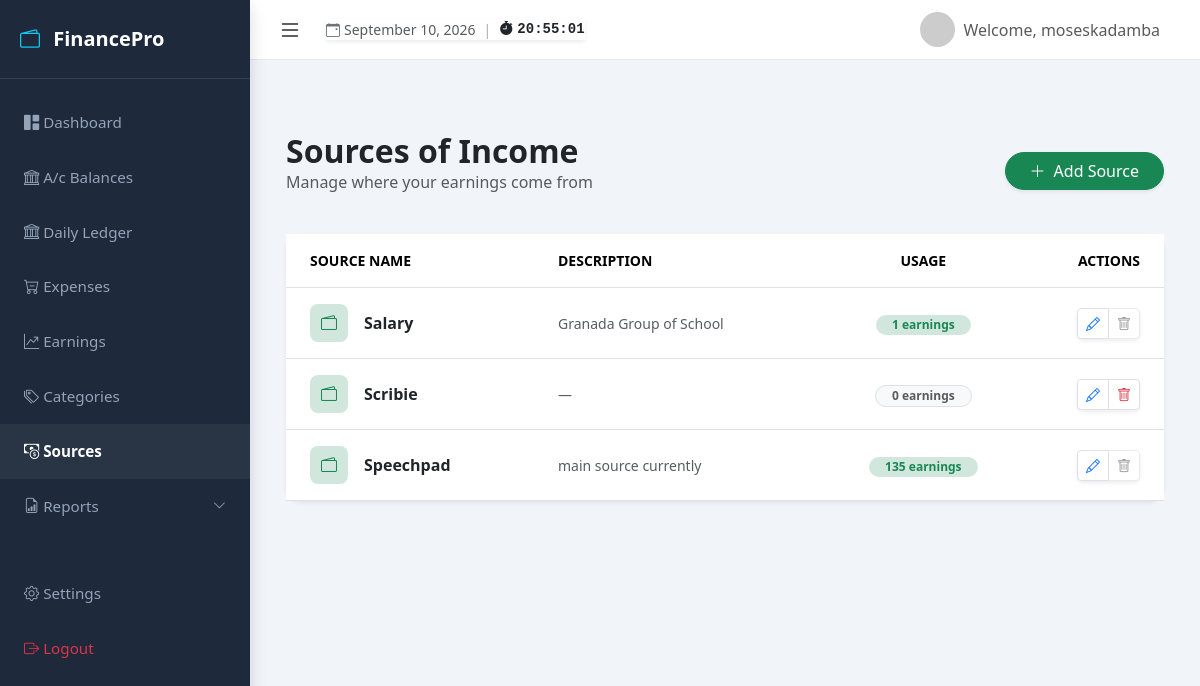
/sources/ (signed in), run on the app's committed database.
### myapp/models.py (models this page shows, shortened)
class Source(models.Model):
    user = models.ForeignKey(User, on_delete=models.CASCADE, related_name='sources')
    name = models.CharField(max_length=100)
    description = models.TextField(blank=True, null=True)
    created_at = models.DateTimeField(auto_now_add=True)
    class Meta:
        verbose_name_plural = "Sources"
        ordering = ['name']
        unique_together = ('user', 'name')

### myapp/views.py (the view)
# urls.py: path('sources/', views.source_list, name='source_list'),
@login_required
def source_list(request):
    sources = Source.objects.filter(user=request.user).annotate(
        earning_count=Count('earning')
    ).order_by('name')
    return render(request, 'myapp/source_list.html', {'sources': sources})

### myapp/context_processors.py (called while the page is built)
def global_tracker_context(request):
    user_tz_name = settings.TIME_ZONE
    if request.user.is_authenticated:
        try:
            profile = request.user.profile
            user_tz_name = profile.timezone
        except UserProfile.DoesNotExist:
            pass
    try:
        timezone.activate(user_tz_name)
        active_date = timezone.localdate()
    except Exception:
        timezone.activate(settings.TIME_ZONE)
        user_tz_name = settings.TIME_ZONE
        active_date = timezone.localdate()
    return {
        'timezone_name': user_tz_name,
        'today': active_date
    }

### myapp/templates/myapp/source_list.html (shortened to what this page needs)
{% extends 'myapp/base.html' %}
{% block content %}
<div class="container py-5">
    <div class="d-flex justify-content-between align-items-center mb-4">
        <div>
            <h2 class="fw-bold mb-0">Sources of Income</h2>
            <p class="text-muted">Manage where your earnings come from</p>
        </div>
        <button type="button" class="btn btn-success shadow-sm px-4 rounded-pill" data-bs-toggle="modal" data-bs-target="#addSourceModal">
            <i class="bi bi-plus-lg me-2"></i>Add Source
        </button>
    </div>
    <div class="card border-0 shadow-sm" style="border-radius: 15px;">
        <div class="card-body p-0">
            <div class="table-responsive">
                <table class="table table-hover align-middle mb-0">
                    <thead class="bg-light">
                        <tr class="text-uppercase small fw-bold text-muted">
                            <th class="ps-4 py-3">Source Name</th>
                            <th class="py-3">Description</th>
                            <th class="py-3 text-center">Usage</th>
                            <th class="pe-4 py-3 text-end">Actions</th>
                        </tr>
                    </thead>
                    <tbody>
                        {% for source in sources %}
                        <tr>
                            <td class="ps-4 py-3">
                                <div class="d-flex align-items-center">
                                    <div class="bg-success-subtle text-success rounded-3 p-2 me-3" style="width: 38px; height: 38px; display: flex; align-items: center; justify-content: center;">
                                        <i class="bi bi-wallet2"></i>
                                    </div>
                                    <span class="fw-bold text-dark">{{ source.name }}</span>
                                </div>
                            </td>
                            <td class="text-muted small">{{ source.description|default:"—" }}</td>
                            <td class="text-center">
                                <span class="badge {% if source.earning_count > 0 %}bg-success-subtle text-success{% else %}bg-light text-muted border{% endif %} rounded-pill px-3">
                                    {{ source.earning_count }} earnings
                                </span>
                            </td>
                            <td class="pe-4 text-end">
                                <div class="btn-group shadow-sm rounded">
                                    <button type="button"
                                            class="btn btn-sm btn-white border"
                                            data-bs-toggle="modal"
                                            data-bs-target="#editSourceModal"
                                            data-url="{% url 'expenses:edit_source' source.pk %}"
                                            data-name="{{ source.name }}"
                                            data-description="{{ source.description|default:'' }}">
                                        <i class="bi bi-pencil text-primary"></i>
                                    </button>
                                    {% if source.earning_count == 0 %}
                                        <button type="button"
                                                class="btn btn-sm btn-white border"
                                                data-bs-toggle="modal"
                                                data-bs-target="#deleteModal"
                                                data-url="{% url 'expenses:delete_source' source.pk %}"
                                                data-description="{{ source.name }}">
                                            <i class="bi bi-trash text-danger"></i>
                                        </button>
                                    {% else %}
                                        <button class="btn btn-sm btn-white border text-muted" disabled title="In use">
                                            <i class="bi bi-trash"></i>
                                        </button>
                                    {% endif %}
                                </div>
                            </td>
                        </tr>
                        {% endfor %}
                    </tbody>
                </table>
            </div>
        </div>
    </div>
</div>
<div class="toast-container position-fixed top-0 end-0 p-3" style="z-index: 1100;">
</div>
{% endblock %}

### myapp/templates/myapp/base.html (shortened to what this page needs)
<!DOCTYPE html>
<html lang="en">
<head>
    <link href="https://cdn.jsdelivr.net/npm/bootstrap@5.3.3/dist/css/bootstrap.min.css" rel="stylesheet">
    <link rel="stylesheet" href="https://cdn.jsdelivr.net/npm/bootstrap-icons@1.11.3/font/bootstrap-icons.min.css">
</head>
<body>
<div class="d-flex" id="wrapper">
    <div id="sidebar-wrapper" class="shadow">
        <div class="sidebar-heading d-flex justify-content-between align-items-center">
            <span><i class="bi bi-wallet2 me-2 text-info"></i> FinancePro</span>
        </div>
        <div class="nav flex-column py-3">
            <a href="{% url 'expenses:dashboard' %}" class="nav-link {% if request.resolver_match.url_name == 'dashboard' %}active{% endif %}">
                <i class="bi bi-grid-1x2-fill"></i> Dashboard
            </a>
            <a href="{% url 'expenses:account_dashboard_main' %}" class="nav-link {% if request.resolver_match.url_name == 'account_dashboard_main' %}active{% endif %}">
                <i class="bi bi-bank"></i> A/c Balances
            </a>
            <a href="{% url 'expenses:daily_ledger' %}" class="nav-link {% if request.resolver_match.url_name == 'daily_ledger' %}active{% endif %}">
                <i class="bi bi-bank"></i> Daily Ledger
            </a>
            <a href="{% url 'expenses:home' %}" class="nav-link d-flex justify-content-between align-items-center {% if request.resolver_match.url_name in 'home,add_expense' %}active fw-bold text-white{% endif %}">
                <span><i class="bi bi-cart-dash"></i> Expenses</span>
            </a>
            <a href="{% url 'expenses:earning_list' %}" class="nav-link d-flex justify-content-between align-items-center ">
                <span><i class="bi bi-graph-up-arrow"></i> Earnings</span>
            </a>
            <a href="{% url 'expenses:category_list' %}" class="nav-link d-flex justify-content-between align-items-center {% if request.resolver_match.url_name in 'add_category,category_list' %}active fw-bold text-white{% endif %}">
                <span><i class="bi bi-tags"></i> Categories</span>
            </a>
            <a href="{% url 'expenses:source_list' %}" class="nav-link d-flex justify-content-between align-items-center {% if request.resolver_match.url_name in 'add_source,source_list' %}active fw-bold text-white{% endif %}">
                <span><i class="bi bi-cash-coin"></i> Sources</span>
            </a>
            <a class="nav-link d-flex justify-content-between align-items-center"
               data-bs-toggle="collapse"
               href="#reportsCollapse"
               role="button"
               aria-expanded="false"
               aria-controls="reportsCollapse">
                <span><i class="bi bi-file-earmark-bar-graph"></i> Reports</span>
                <i class="bi bi-chevron-down small"></i>
            </a>
            <hr class="mx-3">
            <a href="{% url 'expenses:settings' %}" class="nav-link {% if request.resolver_match.url_name == 'settings' %}active{% endif %}">
                <i class="bi bi-gear"></i> Settings
            </a>
            <a href="{% url 'expenses:logout' %}" class="text-danger nav-link {% if request.resolver_match.url_name == 'logout' %}active{% endif %}">
                <i class="bi bi-box-arrow-right"></i> Logout
            </a>
        </div>
    </div>
    <div id="page-content-wrapper">
        <nav class="navbar navbar-expand-lg navbar-light px-4">
            <div class="d-flex align-items-center gap-3">
                <button class="btn btn-outline-dark border-0 p-1 me-1" id="sidebarToggle">
                    <i class="bi bi-list fs-4"></i>
                </button>
                <div class="clock-badge-container d-none d-sm-flex align-items-center gap-2 small shadow-sm">
                    <span class="text-secondary d-flex align-items-center gap-1">
                        <i class="bi bi-calendar-event text-green"></i>
                        <span class="fw-medium text-dark opacity-75">{{ today|date:"F j, Y" }}</span>
                    </span>
                    <span class="text-muted opacity-50">|</span>
                    <span class="font-monospace fw-bold text-green d-flex align-items-center gap-1">
                        <i class="bi bi-stopwatch-fill"></i>
                        <span id="liveClock">--:--:--</span>
                    </span>
                </div>
            </div>
            <div class="ms-auto d-flex align-items-center">
                <a href="#" class="d-flex align-items-center text-decoration-none text-dark">
                    <img src="https://ui-avatars.com/api/?name={{ user.username }}&background=0D8ABC&color=fff" class="rounded-circle me-2" width="35">
                    {% if user.is_authenticated %}
                        <span class="navbar-text me-3">Welcome, {{ user.username }}</span>
                    {% else %}
                        <a href="{% url 'management:login' %}" class="btn btn-primary">Login</a>
                    {% endif %}
                </a>
            </div>
        </nav>
        <div class="container-fluid p-4">
            {% block content %}{% endblock %}
        </div>
    </div>
</div>
</body>
</html>

### myapp/templates/myapp/base.html (style rules this page uses)
:root { --sidebar-width: 250px; --top-nav-height: 60px; --dark-bg: #1e293b; --accent-color: #38bdf8; }
body { background-color: #f1f5f9; overflow-x: hidden; width: 100vw; }
#wrapper { display: flex; width: 100%; }
#sidebar-wrapper { height: 100vh; width: var(--sidebar-width); background-color: var(--dark-bg); transition: all 0.3s ease; position: fixed; top: 0; left: 0; z-index: 1050; display: flex; flex-direction: column; }
#sidebar-wrapper .sidebar-heading { padding: 1.5rem 1.25rem; font-size: 1.25rem; color: white; font-weight: bold; border-bottom: 1px solid rgba(255,255,255,0.1); }
#sidebar-wrapper .nav-link { padding: 1rem 1.5rem; color: #94a3b8; font-size: 0.95rem; }
#sidebar-wrapper .nav-link:hover, #sidebar-wrapper .nav-link.active { color: white; background-color: rgba(255,255,255,0.05); }
#page-content-wrapper { width: 100%; min-height: 100vh; transition: all 0.3s ease; margin-left: var(--sidebar-width); }
.navbar { height: var(--top-nav-height); background-color: white !important; border-bottom: 1px solid #e2e8f0; position: sticky; top: 0; z-index: 1000; }
#sidebar-wrapper .nav-link[data-bs-toggle="collapse"] { cursor: pointer; }

### data on the page
Source: name "Salary", description "Granada Group of School", earning_count "1"
Source: name "Scribie", description "—", earning_count "0"
Source: name "Speechpad", description "main source currently", earning_count "135"

### other printed values
{{ today|date:"F j, Y" }} "September 10, 2026"
{{ user.username }} "moseskadamba"
